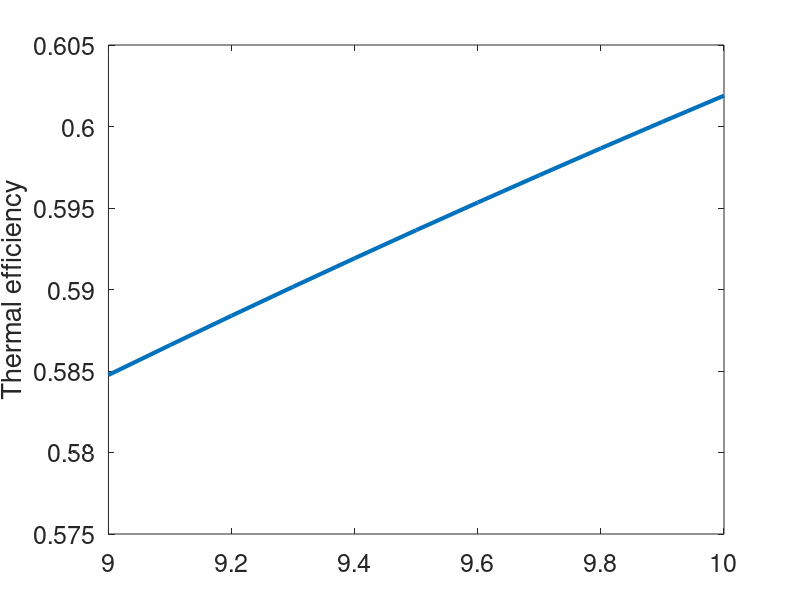

MATLAB code for this plot: (Note: this script raises an error after producing the figure.)
%%
% This program  computes various trade studies, comparing various metrics 
% as a function of displacement and compression ratio
clear all
close all
set(0, 'DefaultAxesFontWeight', 'normal', ...
      'DefaultAxesFontSize', 18, ...
      'DefaultAxesFontAngle', 'normal', ... 
      'DefaultAxesFontWeight', 'normal', ... 
      'DefaultAxesTitleFontWeight', 'bold', ...
      'DefaultAxesTitleFontSizeMultiplier', 1.2) ;
set(groot,'defaultLineLineWidth',3)
i = 1 
figure
for rc = 9:.1:10
    
    % Initial Conditions
    p(1,i) = 101325;%pa
    %p(1,i) = p(1)*1000; %pa
    T(1,i) = 300; %k
    %(1,i) = 300; %k
    gamma = 1.4;
    R = 287; %j/kg, gas constant
    %rc = 9; % compression ration
    Qlhv = 42.7e6; %j/kg
    Cp = R*gamma/(gamma-1); 
    f = 14.7; % air to fuel ratio
    
    % State 1
    rho(1, i) = p(1, i)/(R*T(1, i)); 

    % State 2
    rho(2, i) = rho(1, i) * rc;
    p(2, i) = p(1, i)* (rho(2, i)/rho(1, i))^gamma;
    T(2, i) = p(2, i)/(rho(2, i)* R);

    % State 3
    T(3, i) = T(2, i) + .8*Qlhv/(Cp* f); %.8 is thermal efficeny of combustionn
    rho(3, i) = rho(2, i);
    p(3, i) = rho(3, i) * R* T(3,i);

    % State 4
    rho(4, i) = rho(1, i);
    p(4, i) = p(3, i)* (rho(4, i)/rho(3, i))^ (gamma); %this is an estimate, could use refprop to find actual
    T(4, i) = p(4, i)/(rho(4, i) * R);
    j = 1;
    for D = .0015 : .000050 : .0018
        % Work
        %m^3
        C = 6; % initial guess
        Cv = Cp-R;
        Ws(i, j) = Cv*((T(3, i)-T(2, i)) - (T(4, i)-T(1, i)));
        Ma(i, j) = (D/C)*(rc/(rc-1)) * rho(1, i);
        Wc(i, j) = Ws(i, j)*Ma(i, j);
        Wt(i, j) = Wc(i, j) * C; %total work

        %Power
        N = 5000; % RPM, Max
        Power(i, j) = Wt(i, j) * N/120;
        P_rate(i, j) = .8 * Power(i, j); 
        P_specific(i, j) = Ws(i, j) * N/120;
        P_cylinder(i, j) = P_specific(i, j) * Ma(i, j);
        P_total(i, j) = P_cylinder(i, j) * C;
        P_hp(i, j) = P_total(i, j)/745.699872;
        % SFC
        SFC(i, j) = (C * Ma(i, j)/f)/(Wt(i, j)); %kg/kj
        SFC_Converted(i, j) = SFC(i,j) * 3.6e9; %g/Kw-hr
        j = j+ 1;
    end
    otto_eff(i) = 1-(1/rc^(gamma-1))
    o_eff(i) = 1-(T(4,i)-T(1,i))./(T(3,i)-T(2,i))
    i = i + 1; 
end

%%

% Thermal efficiency trade study: Compression ratio
figure
plot(9:.1:10, otto_eff)
ylabel("Thermal efficiency")
hold on
yyaxis right
plot(9:.1:10, SFC_Converted(:, 1));
   
%st = strcat('Compression Ratio =  ' , num2str(9 + .1*(i-1)))
%text(.0016,SFC_Converted(i,1)+.25, st);
%plot(SFC_Converted(i,:)
%st = strcat('Compression Ratio =  ' , num2str(9.0))
%text(.0016,SFC_Converted(1,1)+.25, st);
ylabel('Specific Fuel Consumption (g/Kw-hr)')
xlabel('RC')
title('Specific Fuel Consumption and Thermal Efficiency vs Compression Ratio')

rho_1 = p(1,1)/(R*T(1,1))
mass_flow_air = SFC(1,1)*Power(1,1)*f

vol_eff = 2*mass_flow_air/(rho_1*.0015*(N/60))

%%

% Trade Study of compression ratio and displacement vs horsepower
figure
for i = 1 : 7
    plot(P_hp(:,i),9:.1:10);
    hold on
    st = strcat('Displacement =  ' , num2str(.00150 + .00005*(i-1)), ' cc');
    ht = text(P_hp(1, i ),9.3, st);
    set(ht, 'Rotation', 85);
end
xlabel('Horse Power')
ylabel('Compression ratio')
title('Horse Power vs Compression Ratio and Displacement')
%%
C = 6
air_flow = Ma * N * C/120

figure 
hold on

for i = 1 : 7
    plot(air_flow(:,i),9:.1:10);
    st = strcat('Displacement =  ' , num2str(.00150 + .00005*(i-1)), ' cc');
    ht = text(air_flow(1, i ),9.3, st);
    set(ht, 'Rotation', 95);
end

xlabel('Air flow (kg/s)')
ylabel('Compression ratio')
title('Airflow vs Compression Ratio and Displacement')
xlim([.080, .1])